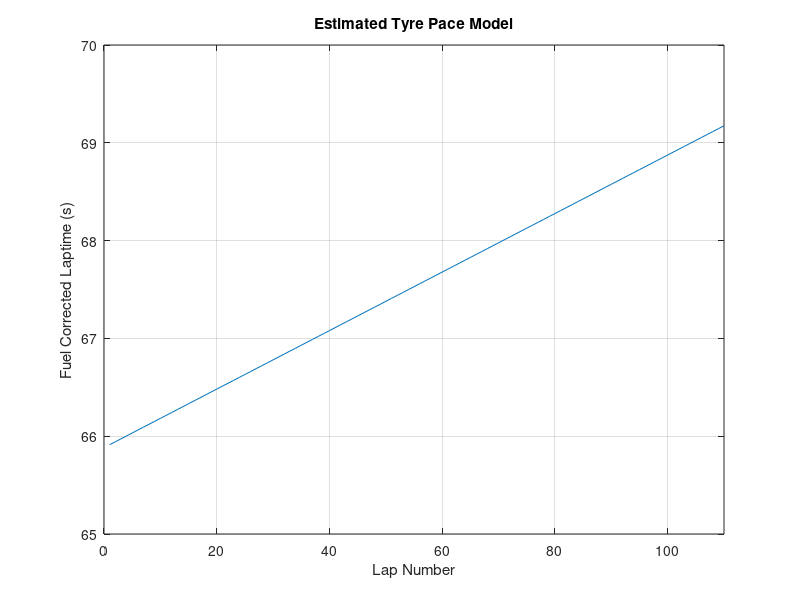
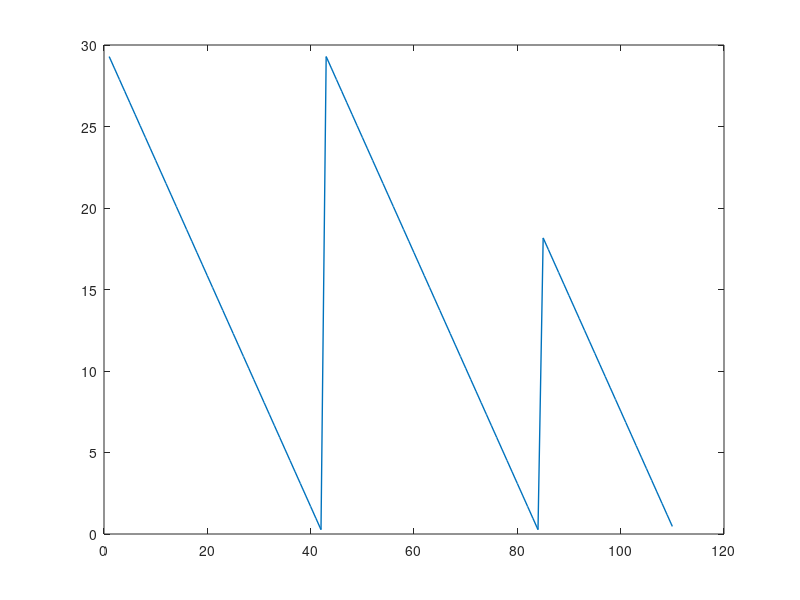

These figures' MATLAB source, in order: (Note: this script raises an error after producing the figures.)
%% Race Strategy Modelling for Mini-Endurance Races (2-3 Hours)

% Anglesey coastal circuit length = 1.550 Miles

totalLapNumber = 110; % laps estimated for Anglesey Endurance round (2hours)
lapNumber = 1:totalLapNumber;

%% Refuelling Stops Required

fuelTankVolume = 30; % L fuel tank size
fuelDensity = 0.75; % kg/l
fuelTankMass_kg = fuelTankVolume .* fuelDensity;  % kg
engineConsumption = 29; % kg/h

raceDuration = 2; % hours
raceDuration_sec = raceDuration*60*60; % seconds

totalFuelRequired_kg = engineConsumption * raceDuration; % kg
totalFuelRequired_l = totalFuelRequired_kg / fuelDensity; % litres

estimatedRefuelsRequired = totalFuelRequired_l / fuelTankVolume;

%% Fuel-Burn Laptime Correction

initialLaptime = 65.913;   %seconds

timePerKg = 0.007;   % seconds of laptime gain per kg fuel used
fuelBurnPerLap_kg = (engineConsumption/(60*60)) .* initialLaptime; % kg/lap Fuel burn per lap approximation
fuelBurnPerLap_l = fuelBurnPerLap_kg / fuelDensity; % litres

fuelCorrectionFactor = fuelBurnPerLap_kg .* timePerKg;  % seconds/lap

fuelLapCorrections = fuelCorrectionFactor .* (lapNumber-1);

fullTankBurnTime_sec = (fuelTankVolume / (engineConsumption/fuelDensity))*(60*60); % seconds to burn full tank of fuel

%% Tyre Wear Forecast

trackLength = 1.550; % Miles
tyreWearPerMile = 0.0217; % s/mile
tyreWearFactor = tyreWearPerMile .* trackLength;  %seconds/lap

tyreAge = 1:totalLapNumber; %laps

%% Tyre Limit

tyreAgeLimit_miles = 85; % miles
tyreAgeLimit_laps = tyreAgeLimit_miles / trackLength;

%% Laptime Forecast

tyreDegModelLaptime = initialLaptime + (tyreWearFactor .* (tyreAge-1)) - fuelLapCorrections(lapNumber);

%% Pitstop Duration

refuelRate = 3; %L/s
fullTankFillTime = fuelTankVolume/refuelRate; %time for full refuel while stationary from empty

tyreChangeTime = 40; %s time cost while stationary changing tyres

pitLaneTime = 15; %s time cost in driving through pits

%% Plot Laptime Progression due to Tyre Wear and Fuel Burn

% Visualising the laptime dropoff under the assumption of no pitstops,
% refuelling or tyre changes.

plot(lapNumber,tyreDegModelLaptime)
xlabel("Lap Number")
ylabel("Fuel Corrected Laptime (s)")
xlim([0 totalLapNumber])
% ylim([initialLaptime max(predictedLaptime)])
title("Estimated Tyre Pace Model")
grid on

%% Monitor Fuel Remaining in Tank

% fuelRemaining_l = fuelTankVolume - (fuelBurnPerLap_kg / fuelDensity) .* lapNumber;

% If fuel remaining in tank < fuel required to complete a lap: pitstop (refuelling)
% If pitstop (refuelling only), then laptime for that lap is + refuel time and pitlane time.
% If pitstop (refuelling+tyres), then laptime for that lap is + tyre change time and pitlane time.

lapTime = zeros(1,totalLapNumber);

fuelRemaining_l = zeros(1,totalLapNumber);
numberOfPitstops = 0;
finalRefuel = 0;

for i = 1:totalLapNumber
    if i == 1
        fuelRemaining_l(i) = fuelTankVolume - fuelBurnPerLap_l;
    elseif i~=1 && fuelRemaining_l(i-1) >= fuelBurnPerLap_l
        fuelRemaining_l(i) = fuelRemaining_l(i-1) - fuelBurnPerLap_l;
    end
    lapTime(i) = lapTime(i) + initialLaptime + (tyreWearFactor .* (tyreAge(i)-1)) - ((fuelTankVolume - fuelRemaining_l(i)) .* fuelDensity .* timePerKg);
    raceTimeRemaining = raceDuration_sec - cumsum(lapTime);
    if fuelRemaining_l(i) < fuelBurnPerLap_l
        if (raceTimeRemaining(i) >= fullTankBurnTime_sec) && (i ~= totalLapNumber)
            numberOfPitstops = numberOfPitstops + 1;
            fuelRemaining_l(i+1) = fuelTankVolume - fuelBurnPerLap_l;
            lapTime(i+1) = pitLaneTime + (fuelTankVolume-fuelRemaining_l(i))/refuelRate;
            if tyreAgeLimit_laps - tyreAge(i) < (fuelTankVolume/fuelBurnPerLap_l)
                % Change tyres as they will die before next refuel stop
                lapTime(i+1) = lapTime(i+1) + tyreChangeTime - (fuelTankVolume-fuelRemaining_l(i))/refuelRate;
                tyreChangeLap = i;
                tyreAge(tyreChangeLap:totalLapNumber) = lapNumber(1:(totalLapNumber-tyreChangeLap+1)); % Update tyreAge vector to reflect fresh tyres from this point
            end
        elseif (raceTimeRemaining(i) < fullTankBurnTime_sec) & (finalRefuel ~= 1)
            % Only fill to required amount to finish the race
            finalRefuel = 1;
            numberOfPitstops = numberOfPitstops + 1;
            finalStintFuelVolume = ((engineConsumption/fuelDensity)/(60*60)) .* raceTimeRemaining(i-3);
            fuelRemaining_l(i+1) = finalStintFuelVolume - fuelBurnPerLap_l;
            lapTime(i+1) = pitLaneTime + (finalStintFuelVolume-fuelRemaining_l(i))/refuelRate;
        end
    end
end

% Consider only refuelling for the final time the right amount to finish
% the race, given the known engine consumption, and time remaining in the
% event.

% Time remaining = race duration - cumulative sum of laptimes
% Fuel required to complete final stint = (consumption (kg/h) / density
% (kg/l)) * time remaining

% if lapTime(i) > raceTimeRemaining(i-1) then final lap is i

%% Sum Laptimes to Find Actual Laps Completed in Race Duration

cumulativeRaceTime = cumsum(lapTime);
lapsComplete = 0;

for i = 1:length(cumulativeRaceTime)
    if lapsComplete == 0
        if cumulativeRaceTime(i) > raceDuration_sec
            lapsComplete = i;
        end
    end
end

%% Plot Fuel Level

figure(2)
plot(lapNumber, fuelRemaining_l,"LineWidth",1)
hold on
xline(lapsComplete,"LineWidth",1)
xlabel('Lap Number')
ylabel('Fuel Remaining in Tank (Litres)')
xlim([1,totalLapNumber])
title('Full Race Distance Fuel Quantity')
grid on
hold off

%% Plot Laptimes

figure(3)
plot(lapNumber, lapTime,"LineWidth",1)
hold on
xline(lapsComplete,"LineWidth",1)
xlabel('Lap Number')
ylabel('Laptimes (s)')
xlim([1,totalLapNumber])
xticks(0:5:105)
%yticks(105:2.5:120)
title('Full Race Laptimes')
grid on
hold off

%% Gapper Plot with Calcs to Reference Average Laptime

lapTimesCompleted = lapTime(1:lapsComplete);
isoAvgLapTime = cumulativeRaceTime(lapsComplete)/lapsComplete;

isoPace = cumsum(ones(1, length(lapTimesCompleted)) .* isoAvgLapTime);
isoPaceDelta = cumulativeRaceTime(1:lapsComplete) - isoPace;

figure(4)
plot(1:lapsComplete,isoPaceDelta,"LineWidth",1)
title('Endurance Race Laptime Delta to Reference Average Laptime')
xlabel('Lap Number')
ylabel('Delta to Average (s)')
grid on
xlim([1,lapsComplete])